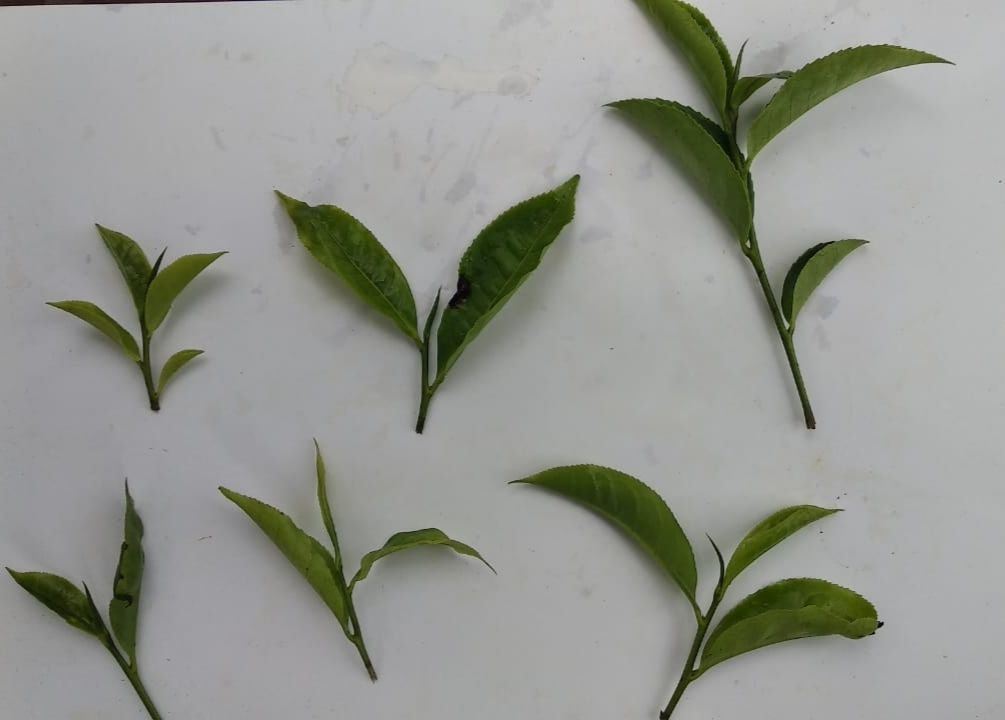
#> input picture rolDkThw.jpeg, 1005 x 720 px, found by its file name
$ python ext_img.py
#> lines starting #> are read from the running program, lines starting #| are printed output that depends on the picture; after the words box and inside, x2 and y2 are one past the last pixel; in counts of white or black regions, pixels touching at a corner belong together
import cv2

BLACK_THRESHOLD = 200
THIN_THRESHOLD = 20

im = cv2.imread('/Users/jinuaugustine/Documents/Solidaridad/Tea Quality Control/rolDkThw.jpeg', 0)
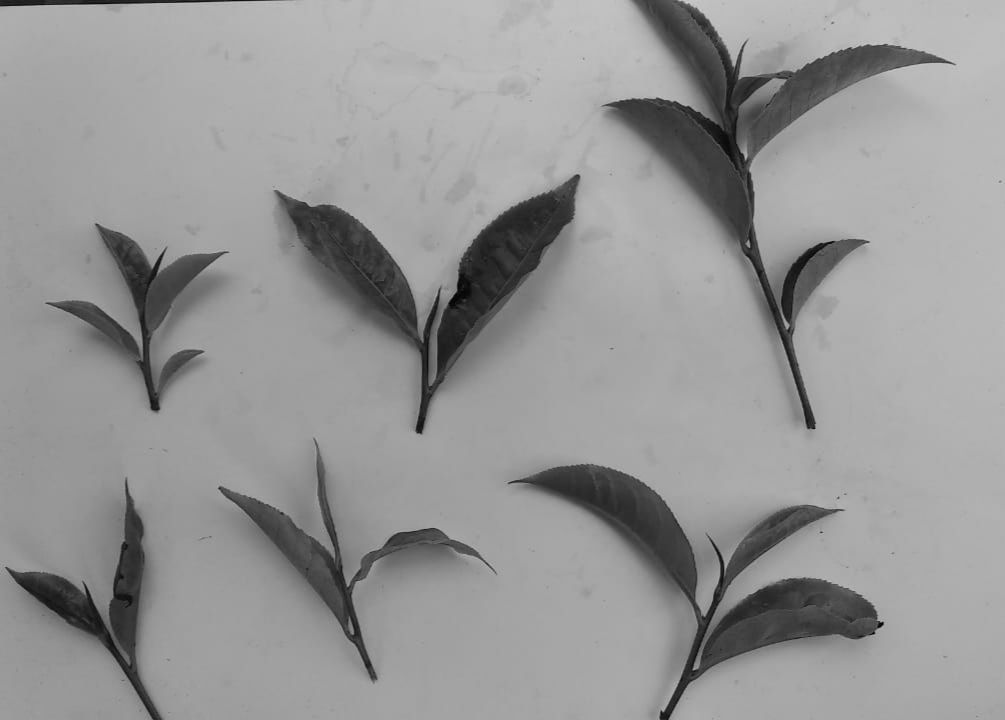
#> im: shape (720, 1005); min 0, max 209, mean 150.2
ret, thresh = cv2.threshold(im, 127, 255, 0)
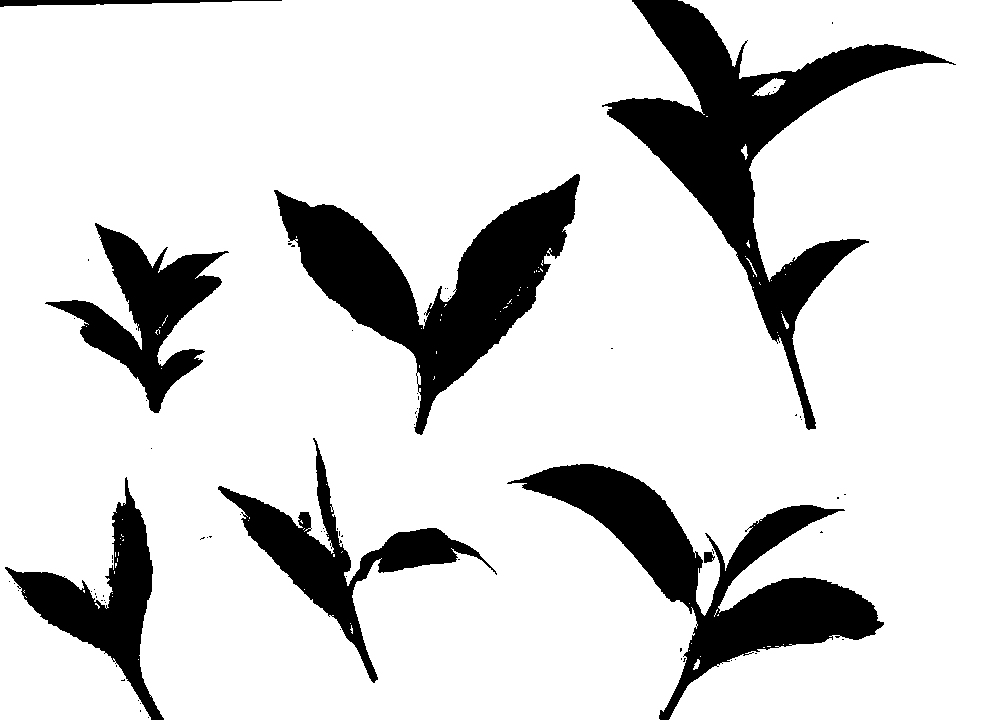
#> thresh: shape (720, 1005); 83.7% white; 77 black regions (69 under 20 px)
contours, hierarchy = cv2.findContours(thresh, 1, 3)
#> contours = 201 contours, 192 with area under 20; largest, box (x1, y1, x2, y2) and area: (0, 0, 1005, 720) 652450, (274, 173, 581, 435) 27222, (217, 438, 497, 684) 12184, (44, 223, 230, 414) 12183, (752, 78, 786, 96) 264
idx = 0
for cnt in contours:
    idx += 1
    x, y, w, h = cv2.boundingRect(cnt)
    roi = im[y:y + h, x:x + w]
    if h < THIN_THRESHOLD or w < THIN_THRESHOLD:
        continue
    cv2.imwrite(str(idx) + '.png', roi)
    cv2.rectangle(im, (x, y), (x + w, y + h), (200, 0, 0), 2)
#> this loop made 201 passes
#> (x, y, w, h, roi) on passes 1, 3, 4: (148, 718, 1, 1, [128]), (140, 704, 1, 1, [139]), (138, 701, 1, 1, [128])
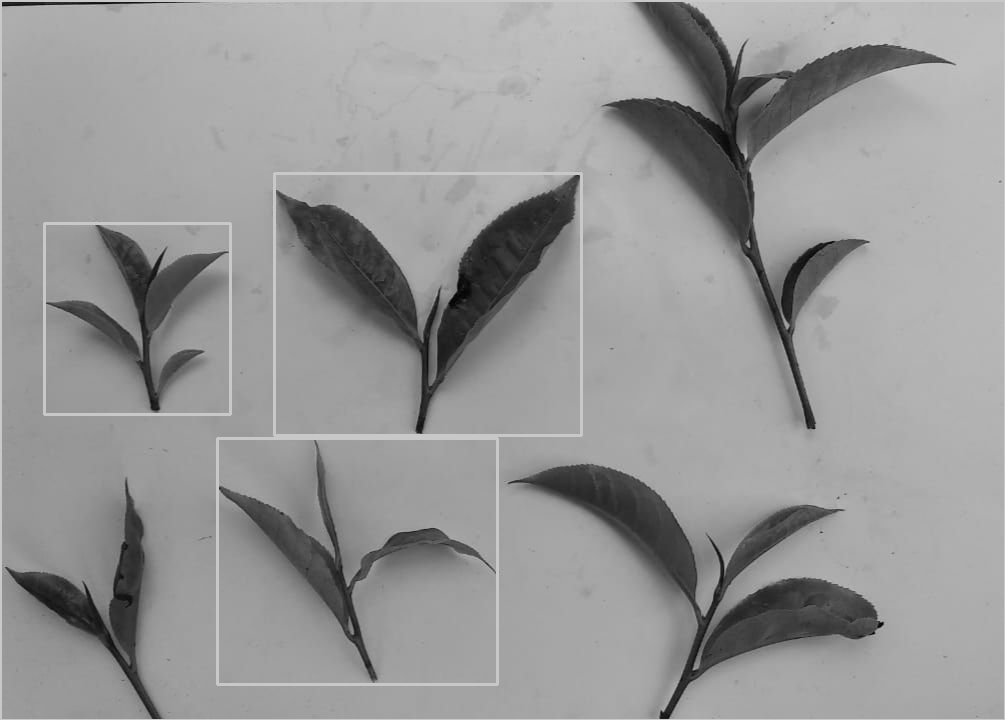
#> im: shape (720, 1005); 1.93% of pixels changed, all inside (x1, y1, x2, y2) = (0, 0, 1005, 720)
#> after the loop, idx = 201
cv2.imshow('img', im)
cv2.waitKey(0)
